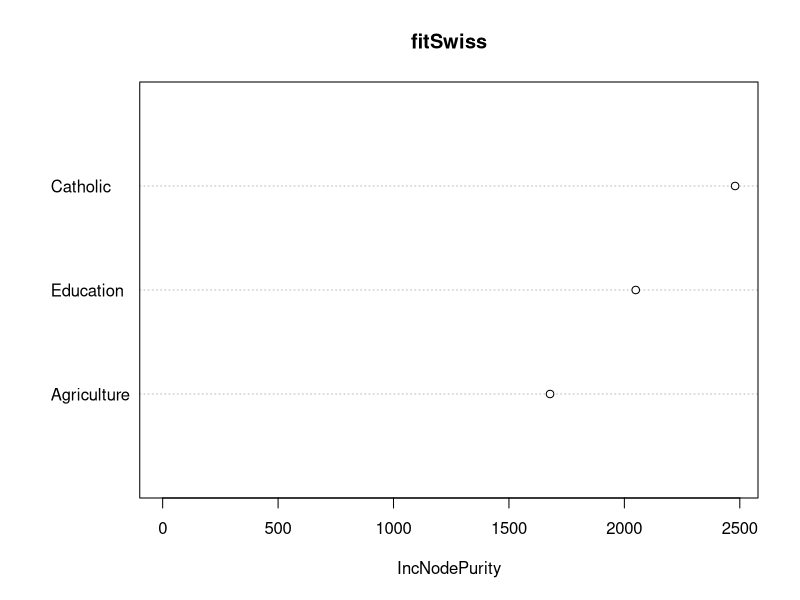
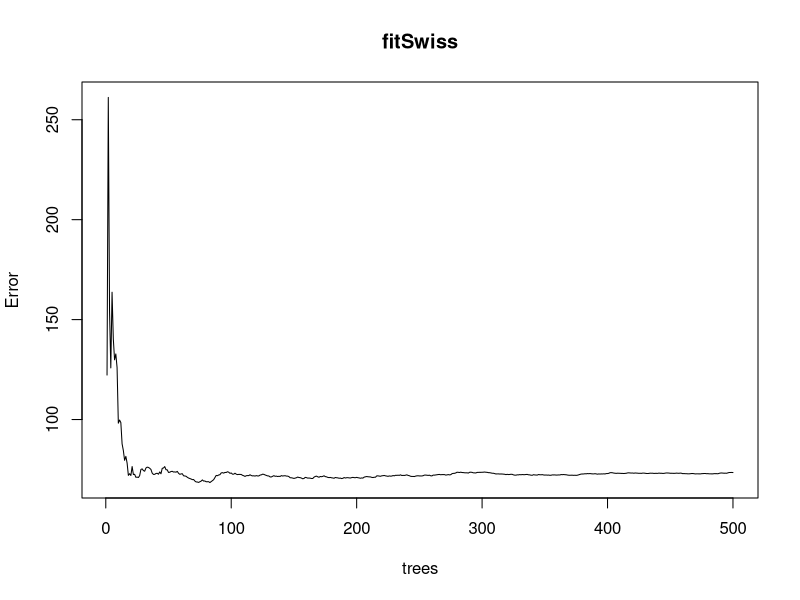
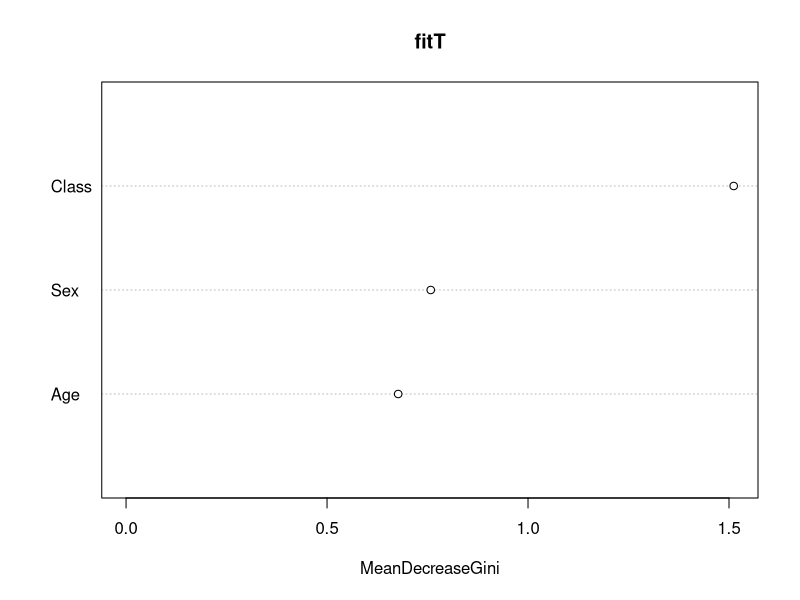

These charts were generated, in order, by the following R code:
require(randomForest)
library(rpart)
fitKF <- randomForest(Kyphosis ~ Age + Number + Start,   data=kyphosis)
print(fitKF) 	# view results
importance(fitKF) # importance of each predictor

fitSwiss <- randomForest(Fertility ~ Agriculture + Education + Catholic, data = swiss)
print(fitSwiss) # view results
importance(fitSwiss) # importance of each predictor
varImpPlot(fitSwiss)

plot(fitSwiss)

getTree(fitSwiss,1, labelVar=TRUE)

#help(randomForest) # look at all the package contents and the randomForest method options

# look at rfcv - random forest cross-validation - 
#help(rfcv)

# other data....
#data(imports85)

# perform randomForest and other tree methods.....

data("Titanic")
fitT <- randomForest(Survived ~ Class + Sex + Age, data=Titanic)
print(fitT) 	# view results
importance(fitT) # importance of each predictor
varImpPlot(fitT)



require(party)
rpartT <- rpart(Survived ~ Class + Sex + Age, data=Titanic)
summary (rpartT)

ctreeT <- ctree(Survived ~ Class + Sex + Age, data=Titanic)
summary(ctreeT)
